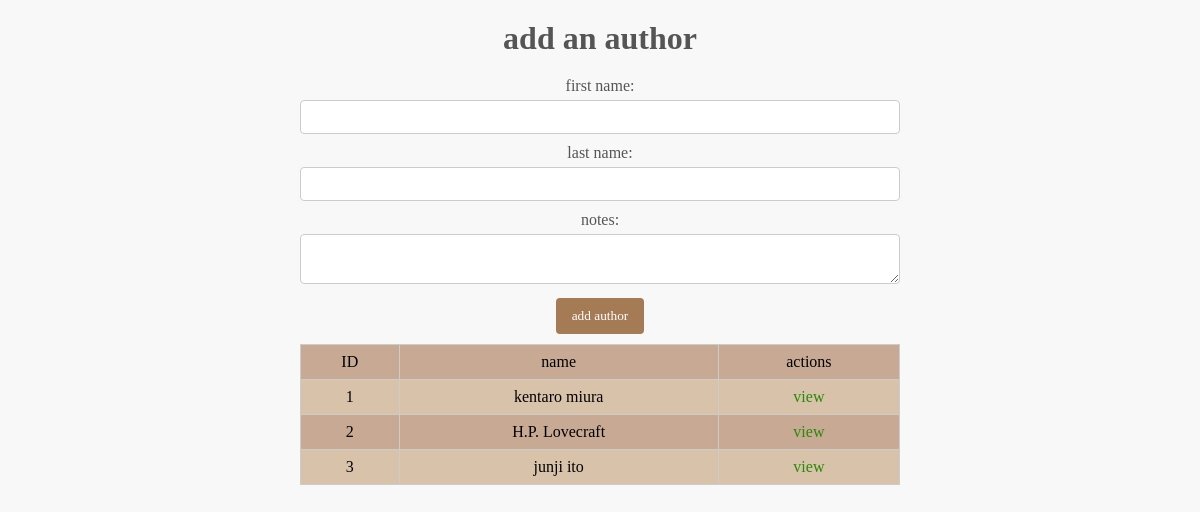
Page /authors on the earlier database version.
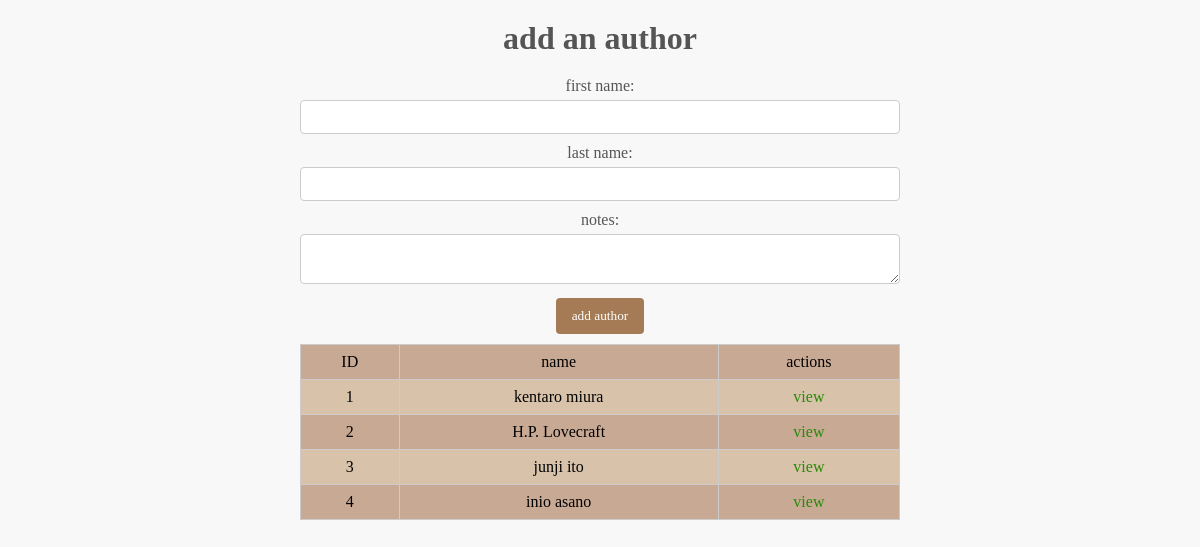
Same page on the later database version.
### app/models.py (models this page shows)
class author(models.Model):
    first_name = models.CharField(max_length=45)
    last_name = models.CharField(max_length=45)
    notes = models.TextField()
    created = models.DateTimeField(auto_now_add=True)
    modified = models.DateTimeField(auto_now=True)
    books = models.ManyToManyField('book')

### app/views.py (the view)
# urls.py: path('authors', views.authors),
def authors(request):
    data = {'authors': models.author.objects.all()}
    return render(request, 'authors.html', data)

### app/templates/authors.html (shortened to what this page needs)
<!DOCTYPE html>
<html lang="en">
<head>
    {%load static%}
    <link rel="stylesheet" href="{%static 'main.css'%}">
</head>
<body>
    <h1>add an author</h1>
    <form action="authors/add" method="POST">
        <label>first name:</label>
        <input type="text" name="first_name">
        <label>last name:</label>
        <input type="text" name="last_name">
        <label>notes:</label>
        <textarea name="notes"></textarea>
        <button type="submit">add author</button>
    </form>
    <table>
        <tr>
            <td>ID</td>
            <td>name</td>
            <td>actions</td>
        </tr>
        {%for author in authors%}
        <tr>
            <td>{{author.id}}</td>
            <td>{{author.first_name}} {{author.last_name}}</td>
            <td><a href="/authors/{{author.id}}">view</a></td>
        </tr>
        {%endfor%}
    </table>
</body>
</html>

Differences in the rows shown:
added author: id "4", first_name "inio", last_name "asano"
